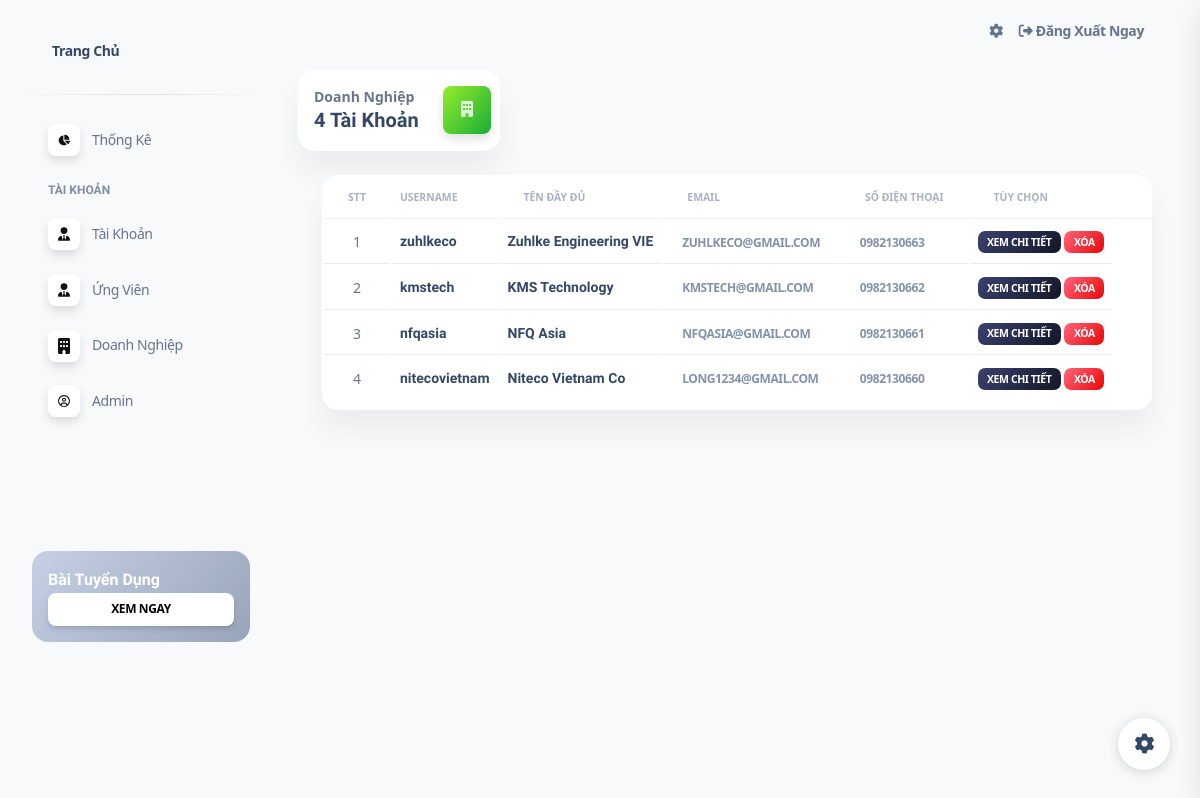
Before: /index.php?act=listcorp (signed in) with the older database file.
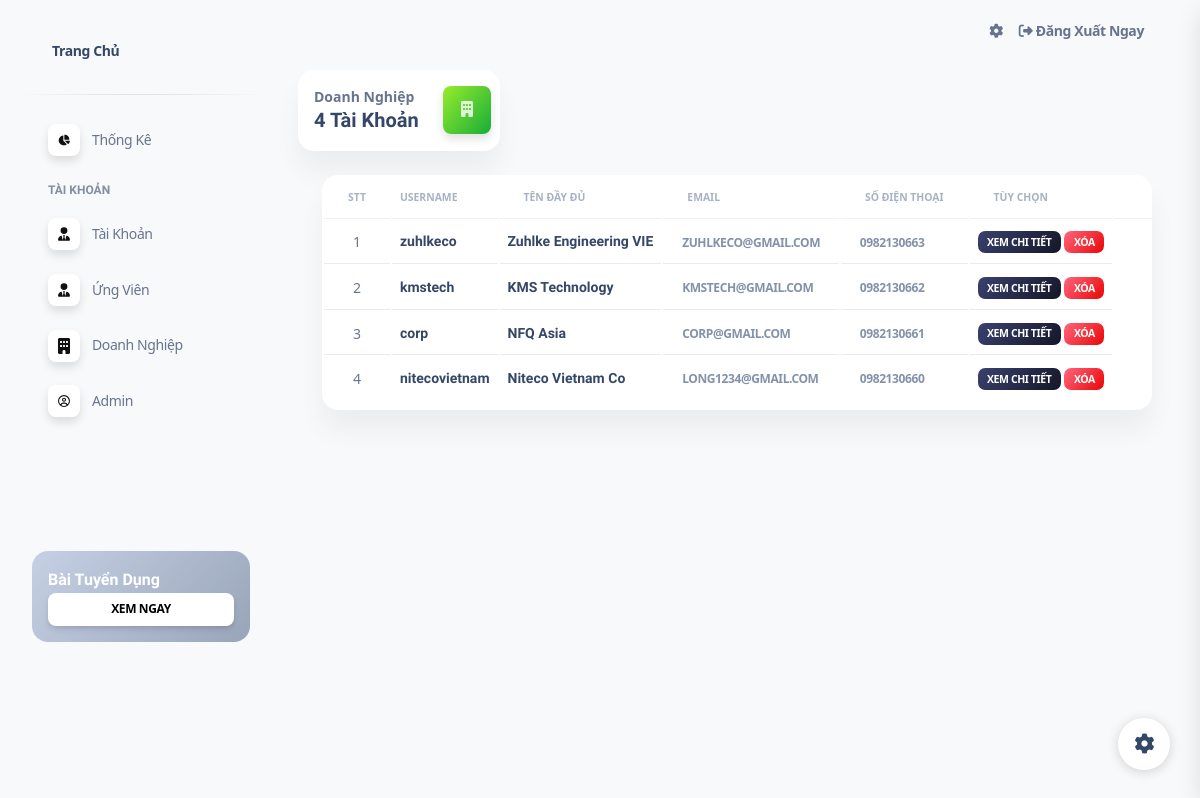
After: the same page with the newer database file.
### tables this page shows
CREATE TABLE `corp` (
  `id` int(10) NOT NULL,
  `iduser` int(10) NOT NULL,
  `activeYear` int(2) NOT NULL,
  `size` int(10) NOT NULL,
  `introduce` text NOT NULL,
  `link` varchar(255) NOT NULL,
  `benefits` text NOT NULL,
  `workingday` text NOT NULL
);

CREATE TABLE `user` (
  `id` int(10) NOT NULL,
  `username` varchar(255) NOT NULL,
  `pass` varchar(255) NOT NULL,
  `name` varchar(255) NOT NULL,
  `email` varchar(255) NOT NULL,
  `phone` varchar(13) NOT NULL,
  `address` varchar(255) NOT NULL,
  `role` int(2) NOT NULL
);

### index.php (called while the page is built)
<?php
include 'controller/controller.php';

### model/pdo.php (called while the page is built, shortened)
<?php
function pdo_get_connection(){
    $servername = "localhost";
    $username = "root";
    $password = "";
    try {
        $conn = new PDO("mysql:host=$servername;dbname=duan1", $username, $password);
        $conn->setAttribute(PDO::ATTR_ERRMODE, PDO::ERRMODE_EXCEPTION);
        return $conn;
    } catch(PDOException $e) {
        echo "Connection failed: " . $e->getMessage();
    }
}
function pdo_query($sql){
    $sql_args=array_slice(func_get_args(),1);
    try{
        $conn=pdo_get_connection();
        $stmt=$conn->prepare($sql);
        $stmt->execute($sql_args);
        $rows=$stmt->fetchAll();
        return $rows;
    }
    catch(PDOException $e){
        throw $e;
    }
    finally{
        unset($conn);
    }
}

### model/admin.php (called while the page is built, shortened)
<?php
function list_corp_admin($id, $idcorp, $username, $name, $email, $phone, $address, $role)
{
    $sql = "SELECT user.*, corp.* FROM user
    LEFT JOIN corp ON user.id = corp.iduser
    WHERE role = ?";
    $sql .= $id !== '' ? " AND user.id LIKE '%" . $id . "%' " : "";
    $sql .= $idcorp !== '' ? " AND corp.id LIKE '%" . $idcorp . "%' " : "";
    $sql .= $username !== '' ? " AND user.username LIKE '%" . $username . "%' " : "";
    $sql .= $name !== '' ? " AND user.name LIKE '%" . $name . "%' " : "";
    $sql .= $email !== '' ? " AND user.email LIKE '%" . $email . "%' " : "";
    $sql .= $phone !== '' ? " AND user.phone LIKE '%" . $phone . "%' " : "";
    $sql .= $address !== '' ? " AND user.address LIKE '%" . $address . "%' " : "";
    $sql .= " ORDER BY user.id DESC";
    return pdo_query($sql, $role);
}

### view/admin/listCorp.php (the view, shortened to what the changed rows need)
<div class="container-fluid py-2">
    <div class="container-fluid py-4">
        <div class="row">
            <div class="col-12">
                <div class="card mb-4">
                    <div class="card-body px-0 pt-0 pb-2">
                        <div class="table-responsive p-0">
                            <table class="table align-items-center mb-0" id="myTable">
                                <thead>
                                    <tr>
                                        <th class="text-uppercase text-secondary text-xxs font-weight-bolder opacity-7 ">STT</th>
                                        <th class="text-uppercase text-secondary text-xxs font-weight-bolder opacity-7 ps-2">UserName</th>
                                        <th class="text-left text-uppercase text-secondary text-xxs font-weight-bolder opacity-7">Tên Đầy Đủ</th>
                                        <th class="text-left text-uppercase text-secondary text-xxs font-weight-bolder opacity-7">Email</th>
                                        <th class="text-left text-uppercase text-secondary text-xxs font-weight-bolder opacity-7">Số Điện Thoại</th>
                                        <th class="text-left text-uppercase text-secondary text-xxs font-weight-bolder opacity-7">Tùy Chọn</th>
                                        <th class="text-secondary opacity-7"></th>
                                    </tr>
                                </thead>
                                <tbody>
                                    <?php foreach ($listcorp as $user) :; ?>
                                        <tr>
                                            <td class="align-middle text-center text-sm"></td>
                                            <td>
                                                <h6 class="mb-0 text-sm"><?= $user['username'] ?></h6>
                                            </td>
                                            <td class="align-middle text-left text-sm">
                                                <h6 class="mb-0 text-sm"><?= $user['name'] ?></h6>
                                            </td>
                                            <td class="align-middle text-left"><a href="mailto:<?= $user['email'] ?>">
                                                    <span class="badge badge-sm text-secondary"><?= $user['email'] ?></span></a>
                                            </td>
                                            <td class="align-middle text-left"><a href="tel:<?= $user['phone'] ?>">
                                                    <span class="badge badge-sm text-secondary"><?= $user['phone'] ?></span></a>
                                            </td>
                                            <td class="align-middle text-left text-sm">
                                                <a href="index.php?act=infoCorp&id=<?= $user['id'] ?>" target="_blank"><span type="button" class="badge badge-sm bg-gradient-dark">Xem Chi Tiết</span></a>
                                                <a href="index.php?act=delete&id=<?= $user['id'] ?>"><span type="button" class="badge bg-gradient-danger">Xóa</span></a>
                                            </td>
                                        </tr>
                                    <?php endforeach; ?>
                                </tbody>
                            </table>
                        </div>
                    </div>
                </div>
            </div>
        </div>
    </div>
</div>
</main>

Changed rows visible on the page:
changed through a linked row, corp "NFQ Asia": iduser.username "nfqasia" → "corp"; iduser.email "NFQASIA@GMAIL.COM" → "CORP@GMAIL.COM"
